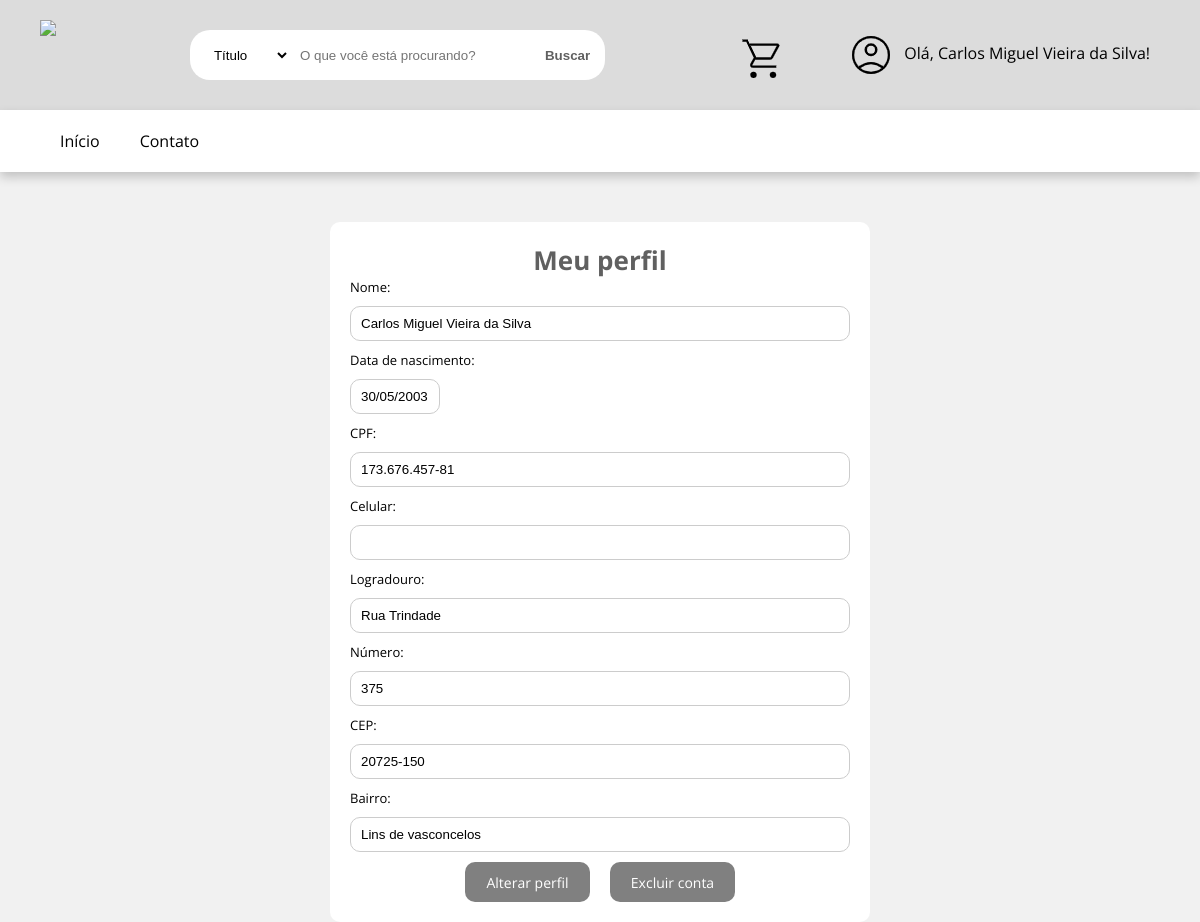
/Projeto-Final-PHP/perfilusuario.php (signed in), run on the app's committed database.
### tables this page shows
create table cliente (
    id int not null auto_increment,
    nome varchar(255) not null,
    dtnascimento date not null,
    cpf char(11) not null,
    celular char(11),
    logradouro varchar(255) not null,
    numero int not null,
    cep char(8) not null,
    bairro varchar(255) not null,
    email varchar(255) not null,
    senha varchar(255) not null,
    status varchar(55) not null,
    validador int not null,
    constraint pk_cliente primary key (id)
);

### Projeto-Final-PHP/perfilusuario.php (the view, shortened to what this page needs)
<?php
    $campoid = $_SESSION['id'];
    require 'conexao.php';
    $sql = "select * from cliente where id=$campoid";
    $result = $conn->query($sql);
    if ($result->num_rows > 0) {
        $row = $result->fetch_assoc();
?>
    <html>
        <head>
            <link rel="stylesheet" href="css/formulario.css">
            <link rel="stylesheet" href="css/estilo.css">
            <link rel="stylesheet" href="css/menu.css">
            <link rel="stylesheet" href="css/cabecalho.css">
        </head>
        <body>
            <div class="principal-cabecalho">
                <?php
                    include 'cabecalho.php';
                ?>
            </div>
            <div class="principal-menu">
                <?php
        	        include 'menu.php';
                ?>
            </div>
            <form class="formperfilusuario" action="perfilusuariocodigo.php" method="post">
                <h3>Meu perfil</h3>
                <p>Nome:</p>
                <input type="text" name="nome" value="<?php echo $row["nome"];?>" required>
                <p>Data de nascimento:</p>
                <?php
                    $data = date('d/m/Y', strtotime(str_replace('/', '-', $row['dtnascimento'])));
                    $cpf = preg_replace('/(\d{3})(\d{3})(\d{3})(\d{2})/', '$1.$2.$3-$4', $row['cpf']);
                    $celular = preg_replace('/(\d{2})(\d{5})(\d{4})/', '($1) $2-$3', $row['celular']);
                    $cep = preg_replace('/(\d{5})(\d{3})/', '$1-$2', $row['cep']);
                ?>
                <input type="text" name="dtnascimento" style="width: 18%;" placeholder="    /    /" oninput="formatarData(this)" maxlength="10" value="<?php echo $data;?>" required>
                <p>CPF:</p>
                <input type="text" name="cpf" oninput="formatarCpf(this)" maxlength="14" value="<?php echo $cpf;?>" required>
                <p>Celular:</p>
                <input type="text" name="celular" oninput="formatarCelular(this)" maxlength="15" value="<?php echo $celular;?>">
                <p>Logradouro:</p>
                <input type="text" name="logradouro" value="<?php echo $row["logradouro"];?>" required>
                <p>Número:</p>
                <input type="text" name="numero" value="<?php echo $row["numero"];?>" required>
                <p>CEP:</p>
                <input type="text" name="cep" oninput="formatarCep(this)" maxlength="9" value="<?php echo $cep;?>" required>
                <p>Bairro:</p>
                <input type="text" name="bairro" value="<?php echo $row["bairro"];?>" required>
                <div id="container-perfil">
                    <input type="submit" name="submit_alterar" value="Alterar perfil">
                    <input type="submit" name="submit_excluir" value="Excluir conta">
                </div>
            </form>
        </body>
    </html>
<?php
    } else {
    	echo "<h1>Nenhum resultado foi encontrado.</h1>";
    }
?>

### Projeto-Final-PHP/css/formulario.css (style rules this page uses)
body { background-color: #F1F1F1; display: block; }
form { background-color: #FFFFFF; font-size: 20px; max-width: 500px; width: 70%; margin-top: 50px; padding: 20px; position: absolute; left: 50%; transform: translate(-50%); border-radius: 10px; }
form h3 { text-align: center; color: #606060; font-family: "Open Sans", roboto; font-size: 26px; margin: 0px; }
form p { font-family: "Open Sans", roboto; font-size: 13px; margin: 0px; padding: 0px; }
form input[type=text], form input[type=password], form input[type=email], form select { width: 100%; height: 35px; border: 1px solid #ccc; padding-left: 10px; margin: 10px 0; outline: 0; border-radius: 10px; }
form input[type=submit] { width: 100%; height: 40px; cursor: pointer; background: #808080; color: white; border: 0; border-radius: 10px; transition: 1s; font-size: 14px; font-family: "Open Sans", roboto; }

### Projeto-Final-PHP/css/estilo.css (style rules this page uses)
body { margin: 0px; font-family: "Open Sans", roboto; }

### Projeto-Final-PHP/css/cabecalho.css (style rules this page uses)
.principal-cabecalho { background-color: #DCDCDC; width: 100%; padding-top: 15px; padding-bottom: 15px; display: flex; }

### Projeto-Final-PHP/perfilusuario.php (style rules this page uses)
.formperfilusuario #container-perfil { width: 100%; display: flex; justify-content: center; }
.formperfilusuario #container-perfil input[type=submit] { width: 25%; height: 40px; cursor: pointer; background: #808080; color: white; border: 0; border-radius: 10px; transition: 1s; font-size: 14px; font-family: "Open Sans", roboto; margin: 0 10px; }

### data on the page
cliente: nome "Carlos Miguel Vieira da Silva", dtnascimento "30/05/2003", cpf "173.676.457-81", logradouro "Rua Trindade", numero "375", cep "20725-150", bairro "Lins de vasconcelos"

### other printed values
$logado "Olá, Carlos Miguel Vieira da Silva!"
